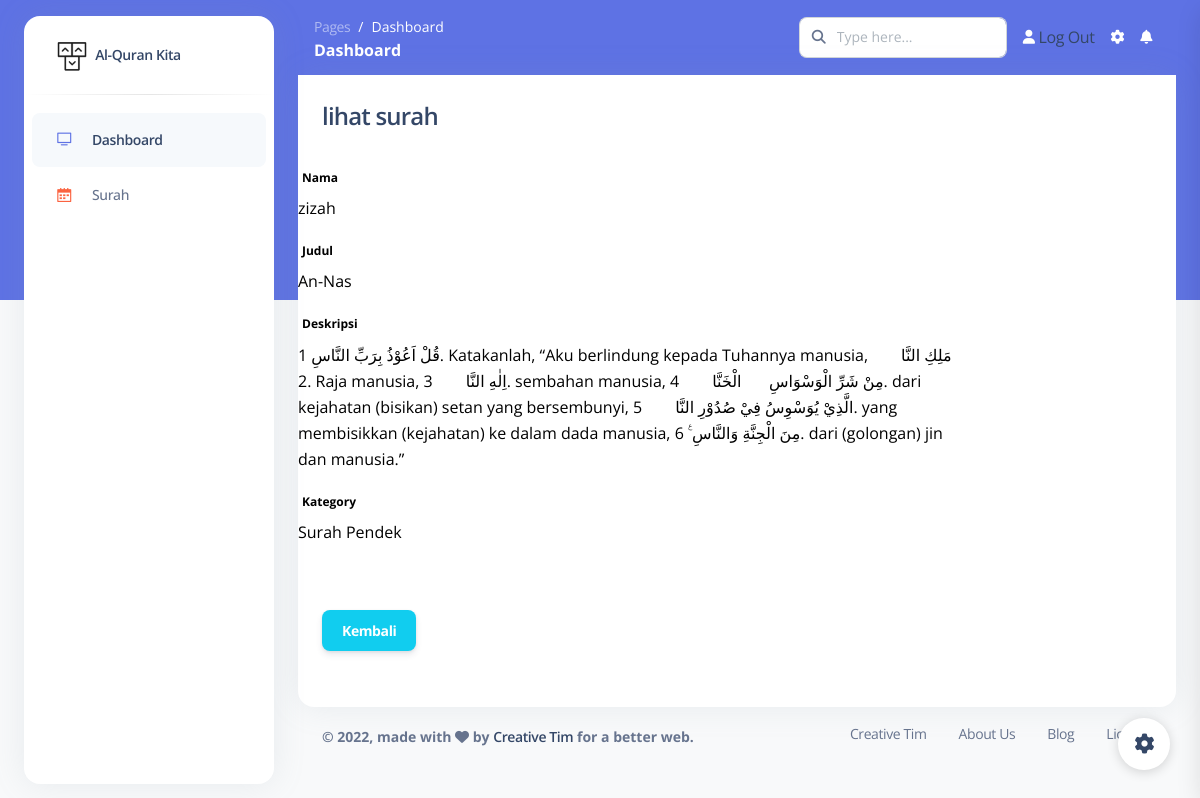
The page /dashboard/surah/lihat/9 on the database its author committed.
### blog/models.py (models this page shows, shortened)
class Surah(models.Model):
    nama = models.CharField(max_length=100, blank=True, null=True)
    judul = models.CharField(max_length=100)
    body = models.TextField()
    kategory = models.ForeignKey(Kategori, on_delete=models.CASCADE)
    date = models.DateTimeField(auto_now_add=True)
    class Meta:
        ordering = ['-date']
        verbose_name_plural = "Surah"

class Kategori(models.Model):
    nama = models.CharField(max_length=20)
    def __str__(self):
        return self.nama
    class Meta:
        verbose_name_plural = "Kategori"

### blog/views.py (the view)
# urls.py: path('surah/lihat/<str:id>', lihat_surah, name='lihat_surah'),
def lihat_surah(request, id):
    template_name = "back/lihat_surah.html"
    surah = Surah.objects.get(id=id)
    context = {
        'title':'lihat surah',
        'surah': surah,
    }
    return render(request, template_name, context)

### templates/back/lihat_surah.html (shortened to what this page needs)
{% extends 'back/base.html' %}
{% block content %}
<div class="content">
    <div class="container-fluid">
        <div class="row">
            <div class="col-md-12">
                <div class="card">
                    <form class="form-horizontal" method="POST">
                        <div class="card-header">
                            <h4 class="card-title">
                                {{title}}
                            </h4>
                        </div>
                        <div class="card-content">
                            <div class="form-group">
                                <label class="col-md-3 control-label"><b style="color:black;">Nama</label>
                                <div class="col-md-9">
                                    <p>{{surah.nama}}</p>
                                </div>
                        </div>
                            <div class="form-group">
                                <label class="col-md-3 control-label"><b style="color:black;">Judul</label>
                                <div class="col-md-9">
                                    <p>{{surah.judul}}</p>
                                </div>
                        </div>
                            <div class="form-group">
                                <label class="col-md-3 control-label"><b style="color:black;">Deskripsi</label>
                                <div class="col-md-9">
                                   <p>{{surah.body}}</p>
                                </div>
                        </div>
                            <div class="form-group">
                                <label class="col-md-3 control-label"><b style="color:black;">Kategory</b></label>
                                <div class="col-md-9">
                                  <p>{{surah.kategory}}</p>
                                    </div>
                                </div>
                        </div>
                        <div class="card-footer text-right">
                            <div class="form-group">
                                <div class="col-md-9">
                                    <a class="btn btn-info" href="{% url 'surah' %}">Kembali</a>
                                </div>
                            </div>
                        </div>
                    </form>
                </div>
            </div>
        </div>
{% endblock content %}

### rows shown on the page
Surah: nama "zizah", judul "An-Nas", body "قُلْ اَعُوْذُ بِرَبِّ النَّاسِ 1. Katakanlah, “Aku berlindung kepada Tuhannya manusia, مَلِكِ النَّاسِۙ 2. Raja manusia, اِلٰهِ النَّاسِۙ 3. sembahan manusia, مِنْ شَرِّ الْوَسْوَاسِ ەۙ الْخَنَّاسِۖ 4. dari kejahatan (bisikan) setan yang bersembunyi, الَّذِيْ يُوَسْوِسُ فِيْ صُدُوْرِ النَّاسِۙ 5. yang membisikkan (kejahatan) ke dalam dada manusia, مِنَ الْجِنَّةِ وَالنَّاسِ ࣖ 6. dari (golongan) jin dan manusia.”", kategory "Surah Pendek"

### other values the page prints
{{ title }} "lihat surah"
